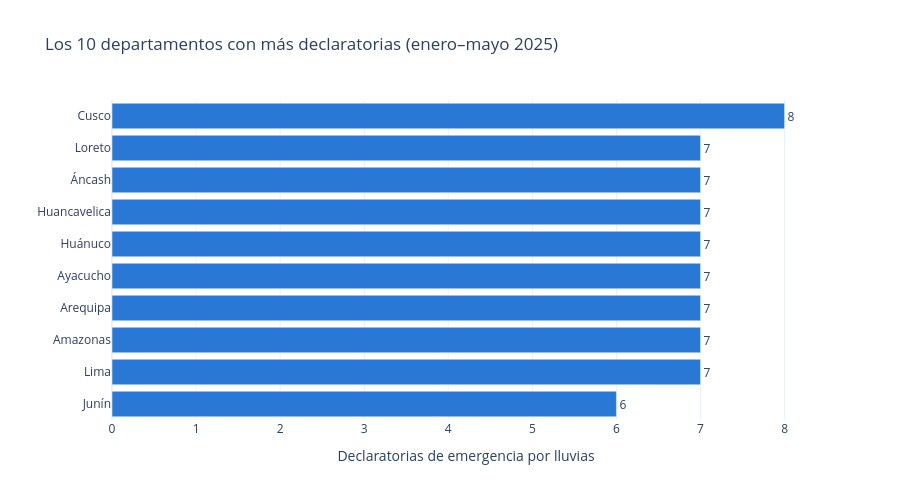

This figure's notebook cell:
### Code cell
# Gráfico de barras: los 10 departamentos con más declaratorias.
# Ojo: hay empates (8 departamentos tienen 7 declaratorias), así que para
# desempatar ordenamos después por lluvia total, de mayor a menor.
top10 = tabla_final.sort_values(
    ["declaratorias", "lluvia_total_mm"], ascending=[False, False]
).head(10)

print("Departamentos empatados con", top10["declaratorias"].iloc[-1], "declaratorias:",
      (tabla_final["declaratorias"] == top10["declaratorias"].iloc[-1]).sum())

fig_barras = px.bar(
    top10,
    x="declaratorias",
    y="departamento",
    orientation="h",
    text="declaratorias",
    hover_data=["lluvia_total_mm", "prorrogas"],
    labels={
        "declaratorias": "Declaratorias de emergencia por lluvias",
        "departamento": "",
        "lluvia_total_mm": "Lluvia total (mm)",
        "prorrogas": "Prórrogas",
    },
    title="Los 10 departamentos con más declaratorias (enero–mayo 2025)",
    template="plotly_white",
)
fig_barras.update_traces(marker_color="#2a78d6", textposition="outside")
# El primero de la lista arriba
fig_barras.update_layout(height=500, yaxis=dict(autorange="reversed"), xaxis=dict(dtick=1))
fig_barras.show()

### Figure 1 — Plotly figure (JSON) as saved in the notebook; plotly's stock layout.template omitted (floating-point values rounded to 4 significant figures)
{"data": [{"customdata": [[801.3, 6.0], [2020.0, 2.0], [1416.0, 6.0], [930.4, 2.0], [617.0, 5.0], [500.8, 4.0], [439.4, 2.0], [427.9, 4.0], [54.0, 3.0], [1349.0, 2.0]], "hovertemplate": "Declaratorias de emergencia por lluvias=%{text}<br>=%{y}<br>Lluvia total (mm)=%{customdata[0]}<br>Prórrogas=%{customdata[1]}<extra></extra>", "legendgroup": "", "marker": {"color": "#2a78d6", "pattern": {"shape": ""}}, "name": "", "orientation": "h", "showlegend": false, "text": [8.0, 7.0, 7.0, 7.0, 7.0, 7.0, 7.0, 7.0, 7.0, 6.0], "textposition": "outside", "type": "bar", "x": [8, 7, 7, 7, 7, 7, 7, 7, 7, 6], "xaxis": "x", "y": ["Cusco", "Loreto", "Áncash", "Huancavelica", "Huánuco", "Ayacucho", "Arequipa", "Amazonas", "Lima", "Junín"], "yaxis": "y"}], "layout": {"barmode": "relative", "height": 500, "legend": {"tracegroupgap": 0}, "title": {"text": "Los 10 departamentos con más declaratorias (enero–mayo 2025)"}, "xaxis": {"anchor": "y", "domain": [0, 1], "dtick": 1, "title": {"text": "Declaratorias de emergencia por lluvias"}}, "yaxis": {"anchor": "x", "autorange": "reversed", "domain": [0, 1], "title": {"text": ""}}}}
